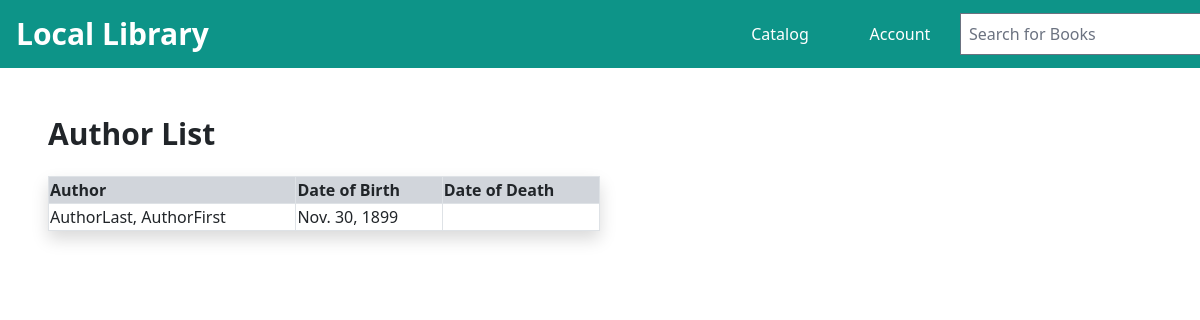
Screenshot of /catalog/authors/ with the database file from the repository.
### catalog/models.py (models this page shows)
class Author(models.Model):
    first_name = models.CharField(max_length=100)
    last_name = models.CharField(max_length=100)
    date_of_birth = models.DateField(null=True, blank=True)
    date_of_death = models.DateField('died', null=True, blank=True)
    class Meta:
        ordering = ['last_name', 'first_name']
    def get_absolute_url(self):
        return reverse('author-detail', args=[str(self.id)])
    def __str__(self):
        return f'{self.last_name}, {self.first_name}'

### catalog/views.py (the view)
# urls.py: path('authors/', views.AuthorListView.as_view(), name='authors'),
class AuthorListView(generic.ListView):
    model = Author
    paginate_by = 10

### catalog/templates/catalog/author_list.html
{% extends "base_generic.html" %}
{% block content %}
    <div id="block-content" class="m-5 max-w-[100vw]">
        <h1 class = "text-3xl font-semibold my-4">Author List</h1>
        <table class="shadow border-collapse min-w-[500px] w-[50%]">
            <thead>
                <tr>
                    <th class="bg-gray-300 border border-gray-300">Author</th>
                    <th class="bg-gray-300 border border-gray-300">Date of Birth</th>
                    <th class="bg-gray-300 border border-gray-300">Date of Death</th>
                </tr>
            </thead>
            <tbody>
                {% if author_list %}
                    {% for author in author_list %}
                        <tr>
                            <td class="border border-gray-300"><a href="{{ author.get_absolute_url }}">{{author}}</a></td>
                            <td class="border border-gray-300">{{author.date_of_birth}}</td>
                            {% if author.date_of_death %}
                                <td class="border border-gray-300">{{author.date_of_death}}</td>
                            {% else %}
                                <td class="border border-gray-300"></td>
                            {% endif %}
                        </tr>
                    {% endfor %}
                {% endif %}
            </tbody>
        </table>
    </div>
{% endblock %}

### rows the page displays
Author: last_name+first_name "AuthorLast, AuthorFirst", date_of_birth "Nov. 30, 1899"
